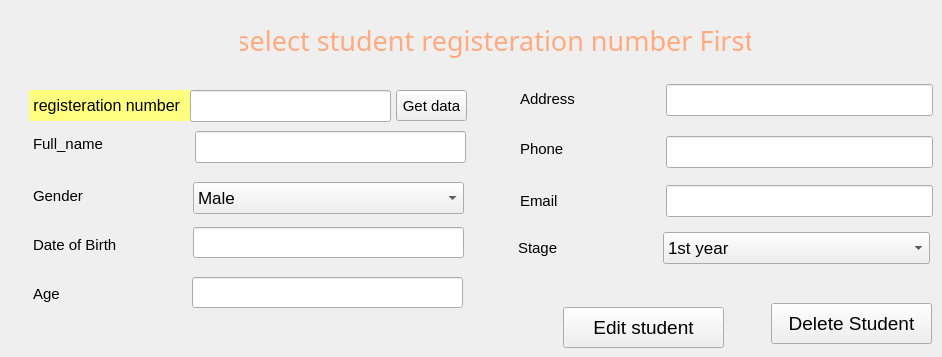
          <widget class="QWidget" name="page_3">
           <attribute name="title">
            <string>Edit_Delete_student</string>
           </attribute>
           <widget class="QLineEdit" name="lineEdit_5">
            <property name="geometry">
             <rect>
              <x>195</x>
              <y>131</y>
              <width>271</width>
              <height>32</height>
             </rect>
            </property>
           </widget>
           <widget class="QLineEdit" name="lineEdit_11">
            <property name="geometry">
             <rect>
              <x>666</x>
              <y>84</y>
              <width>267</width>
              <height>32</height>
             </rect>
            </property>
           </widget>
           <widget class="QLabel" name="label_15">
            <property name="geometry">
             <rect>
              <x>33</x>
              <y>128</y>
              <width>141</width>
              <height>32</height>
             </rect>
            </property>
            <property name="font">
             <font>
              <pointsize>11</pointsize>
             </font>
            </property>
            <property name="text">
             <string>Full_name</string>
            </property>
           </widget>
           <widget class="QLineEdit" name="lineEdit_12">
            <property name="geometry">
             <rect>
              <x>666</x>
              <y>136</y>
              <width>267</width>
              <height>32</height>
             </rect>
            </property>
           </widget>
           <widget class="QLabel" name="label_16">
            <property name="geometry">
             <rect>
              <x>518</x>
              <y>232</y>
              <width>141</width>
              <height>32</height>
             </rect>
            </property>
            <property name="font">
             <font>
              <pointsize>11</pointsize>
             </font>
            </property>
            <property name="text">
             <string>Stage</string>
            </property>
           </widget>
           <widget class="QLineEdit" name="lineEdit_13">
            <property name="geometry">
             <rect>
              <x>193</x>
              <y>227</y>
              <width>271</width>
              <height>31</height>
             </rect>
            </property>
           </widget>
           <widget class="QPushButton" name="pushButton_5">
            <property name="geometry">
             <rect>
              <x>563</x>
              <y>307</y>
              <width>161</width>
              <height>41</height>
             </rect>
            </property>
            <property name="font">
             <font>
              <pointsize>14</pointsize>
             </font>
            </property>
            <property name="text">
             <string>Edit student</string>
            </property>
           </widget>
           <widget class="QLabel" name="label_17">
            <property name="geometry">
             <rect>
              <x>520</x>
              <y>83</y>
              <width>141</width>
              <height>32</height>
             </rect>
            </property>
            <property name="font">
             <font>
              <pointsize>11</pointsize>
             </font>
            </property>
            <property name="text">
             <string>Address</string>
            </property>
           </widget>
           <widget class="QComboBox" name="comboBox_3">
            <property name="geometry">
             <rect>
              <x>193</x>
              <y>182</y>
              <width>271</width>
              <height>32</height>
             </rect>
            </property>
            <property name="font">
             <font>
              <pointsize>13</pointsize>
             </font>
            </property>
            <item>
             <property name="text">
              <string>Male</string>
             </property>
            </item>
            <item>
             <property name="text">
              <string>Female</string>
             </property>
            </item>
           </widget>
           <widget class="QLineEdit" name="lineEdit_14">
            <property name="geometry">
             <rect>
              <x>666</x>
              <y>185</y>
              <width>267</width>
              <height>32</height>
             </rect>
            </property>
           </widget>
           <widget class="QLabel" name="label_20">
            <property name="geometry">
             <rect>
              <x>33</x>
              <y>180</y>
              <width>141</width>
              <height>32</height>
             </rect>
            </property>
            <property name="font">
             <font>
              <pointsize>11</pointsize>
             </font>
            </property>
            <property name="text">
             <string>Gender</string>
            </property>
           </widget>
           <widget class="QComboBox" name="comboBox_4">
            <property name="geometry">
             <rect>
              <x>663</x>
              <y>232</y>
              <width>267</width>
              <height>32</height>
             </rect>
            </property>
            <property name="font">
             <font>
              <pointsize>13</pointsize>
             </font>
            </property>
            <item>
             <property name="text">
              <string>1st year</string>
             </property>
            </item>
            <item>
             <property name="text">
              <string>2and year</string>
             </property>
            </item>
            <item>
             <property name="text">
              <string>3rd year</string>
             </property>
            </item>
            <item>
             <property name="text">
              <string>4th year</string>
             </property>
            </item>
            <item>
             <property name="text">
              <string>5th year</string>
             </property>
            </item>
            <item>
             <property name="text">
              <string>6th year</string>
             </property>
            </item>
            <item>
             <property name="text">
              <string>7th year</string>
             </property>
            </item>
            <item>
             <property name="text">
              <string>8th year</string>
             </property>
            </item>
            <item>
             <property name="text">
              <string>9th year</string>
             </property>
            </item>
            <item>
             <property name="text">
              <string>10th year</string>
             </property>
            </item>
            <item>
             <property name="text">
              <string>11th year</string>
             </property>
            </item>
            <item>
             <property name="text">
              <string>12th year</string>
             </property>
            </item>
           </widget>
           <widget class="QLabel" name="label_21">
            <property name="geometry">
             <rect>
              <x>520</x>
              <y>133</y>
              <width>141</width>
              <height>32</height>
             </rect>
            </property>
            <property name="font">
             <font>
              <pointsize>11</pointsize>
             </font>
            </property>
            <property name="text">
             <string>Phone</string>
            </property>
           </widget>
           <widget class="QLineEdit" name="lineEdit_16">
            <property name="geometry">
             <rect>
              <x>192</x>
              <y>277</y>
              <width>271</width>
              <height>31</height>
             </rect>
            </property>
           </widget>
           <widget class="QLabel" name="label_22">
            <property name="geometry">
             <rect>
              <x>33</x>
              <y>229</y>
              <width>141</width>
              <height>31</height>
             </rect>
            </property>
            <property name="font">
             <font>
              <pointsize>11</pointsize>
             </font>
            </property>
            <property name="text">
             <string>Date of Birth</string>
            </property>
           </widget>
           <widget class="QLabel" name="label_23">
            <property name="geometry">
             <rect>
              <x>33</x>
              <y>278</y>
              <width>141</width>
              <height>31</height>
             </rect>
            </property>
            <property name="font">
             <font>
              <pointsize>11</pointsize>
             </font>
            </property>
            <property name="text">
             <string>Age</string>
            </property>
           </widget>
           <widget class="QPushButton" name="pushButton_6">
            <property name="geometry">
             <rect>
              <x>771</x>
              <y>303</y>
              <width>161</width>
              <height>41</height>
             </rect>
            </property>
            <property name="font">
             <font>
              <pointsize>14</pointsize>
             </font>
            </property>
            <property name="text">
             <string>Delete Student</string>
            </property>
           </widget>
           <widget class="QLabel" name="label_24">
            <property name="geometry">
             <rect>
              <x>520</x>
              <y>185</y>
              <width>141</width>
              <height>32</height>
             </rect>
            </property>
            <property name="font">
             <font>
              <pointsize>11</pointsize>
             </font>
            </property>
            <property name="text">
             <string>Email</string>
            </property>
           </widget>
           <widget class="QLabel" name="label_25">
            <property name="geometry">
             <rect>
              <x>240</x>
              <y>20</y>
              <width>511</width>
              <height>41</height>
             </rect>
            </property>
            <property name="font">
             <font>
              <family>DokChampa</family>
              <pointsize>20</pointsize>
             </font>
            </property>
            <property name="styleSheet">
             <string notr="true">color: rgb(255, 170, 127);</string>
            </property>
            <property name="text">
             <string>select student registeration number First</string>
            </property>
            <property name="alignment">
             <set>Qt::AlignCenter</set>
            </property>
           </widget>
           <widget class="QLabel" name="label_33">
            <property name="geometry">
             <rect>
              <x>29</x>
              <y>90</y>
              <width>161</width>
              <height>31</height>
             </rect>
            </property>
            <property name="font">
             <font>
              <pointsize>12</pointsize>
             </font>
            </property>
            <property name="styleSheet">
             <string notr="true">background-color:rgba(255, 255, 127.100);</string>
            </property>
            <property name="text">
             <string> registeration number</string>
            </property>
           </widget>
           <widget class="QPushButton" name="pushButton_4">
            <property name="geometry">
             <rect>
              <x>396</x>
              <y>90</y>
              <width>71</width>
              <height>31</height>
             </rect>
            </property>
            <property name="font">
             <font>
              <pointsize>11</pointsize>
             </font>
            </property>
            <property name="text">
             <string>Get data</string>
            </property>
           </widget>
           <widget class="QLineEdit" name="lineEdit_15">
            <property name="geometry">
             <rect>
              <x>190</x>
              <y>90</y>
              <width>201</width>
              <height>32</height>
             </rect>
            </property>
           </widget>
          </widget>
